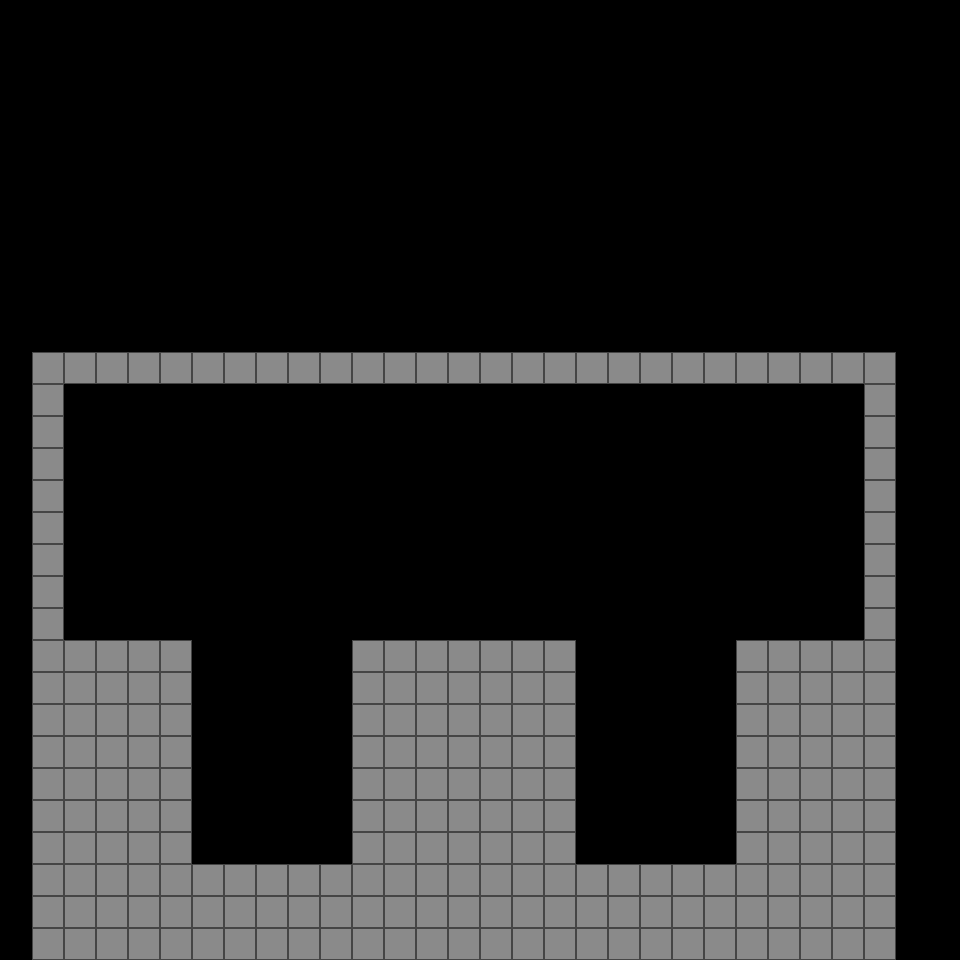

Rendered tile map (Tiled .tmx) drawn with the repository's tilesets; below, a short description and the map source with its tile grids summarised:
An orthogonal 30x30 tile map with 32x32 px tiles, 1 tile layer (foreground), 1 hidden layer not drawn, 2 tilesets and 10 objects (7x Collision, 3x Object).

<map version="1.0" orientation="orthogonal" width="30" height="30" tilewidth="32" tileheight="32">
 <tileset firstgid="1" source="tilesets/Simple.tsx" />
 <tileset firstgid="2" source="tilesets/regiondef.tsx" />
 <layer name="foreground" width="30" height="30">
  <data>[900 cells, 243 non-empty, 1 distinct tile ids]</data>
 </layer>
 <objectgroup name="objects" width="30" height="30">
  <object name="Player" type="Object" x="448" y="544" width="32" height="32" />
  <object name="Switch" type="Object" x="96" y="608" width="32" height="32" />
  <object name="Door" type="Object" x="768" y="576" width="64" height="64" />
 </objectgroup>
 <objectgroup name="collision_zones" width="30" height="30">
  <object type="Collision" x="64" y="864" width="800" height="96" />
  <object type="Collision" x="32" y="352" width="32" height="608" />
  <object type="Collision" x="64" y="352" width="800" height="32" />
  <object type="Collision" x="864" y="352" width="32" height="608" />
  <object type="Collision" x="736" y="640" width="128" height="224" />
  <object type="Collision" x="64" y="640" width="128" height="224" />
  <object type="Collision" x="352" y="640" width="224" height="224" />
 </objectgroup>
 <layer name="collision" width="30" height="30" visible="0">
  <data>[900 cells, 100 non-empty, 1 distinct tile ids]</data>
 </layer>
</map>
